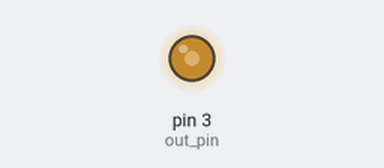
Recording of a sketch running on a simulated Arduino Uno, built with avr-gcc and run on an emulated ATmega328P. On the bench: output pins drawn as LEDs (lit = HIGH).

Above: at 0.1 s.
Timing chart, 0 to 1.6 s (numbered marks = the images above):
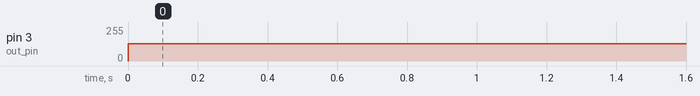

The sketch:

waveform_generator.ino
```cpp
#define out_pin 3

void setup() {
  pinMode(out_pin,128);
  // Frequency of ~3.921kHz - Prescaler value of 8
  // To alter this, change the last 3 bits
  TCCR2B = TCCR2B & B11111000 | B00000001;
}

void loop() {
  analogWrite(out_pin,128);
}
```

Measured:
- by itself, pin 3 (out_pin): 0/255 → 128/255 at 0.00 s
